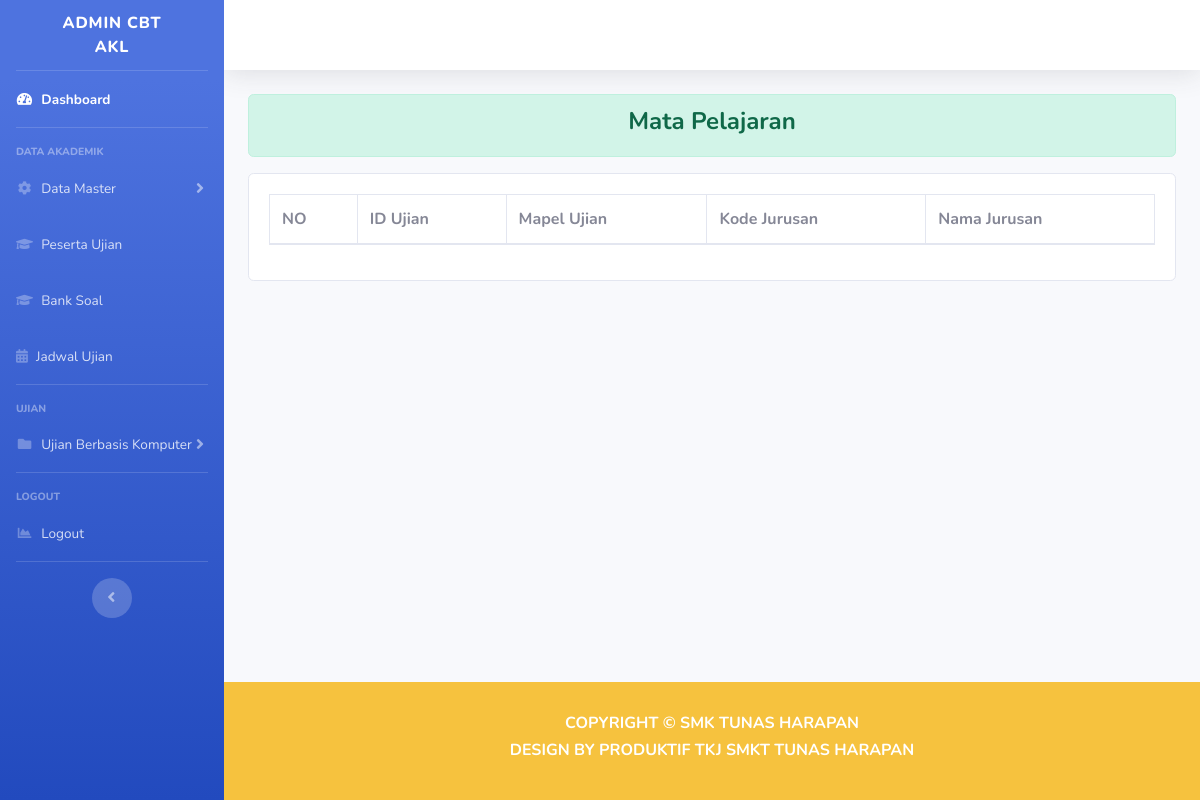
The page /index.php/dashboard_akl/mata_pelajaran on the database as committed earlier.
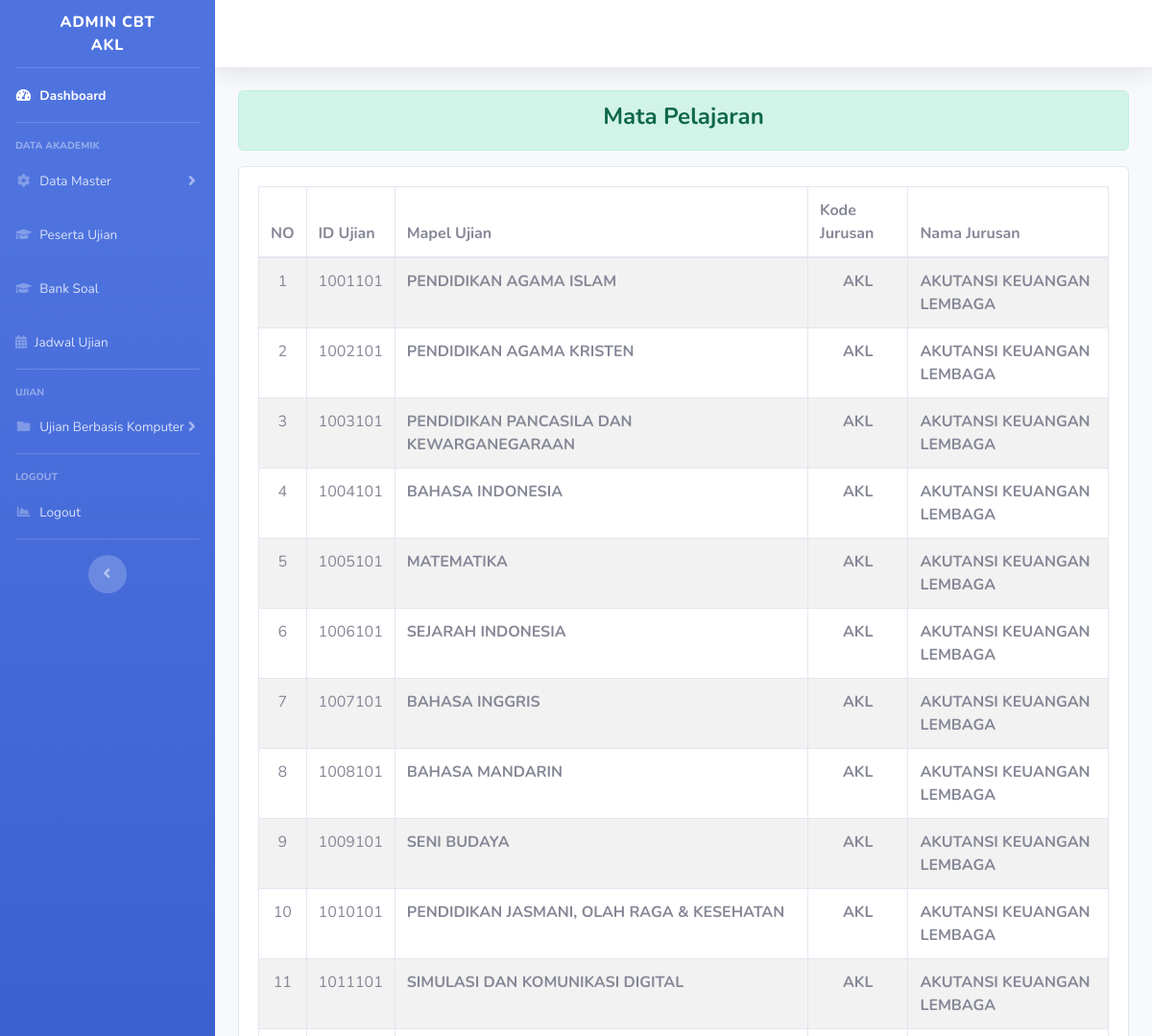
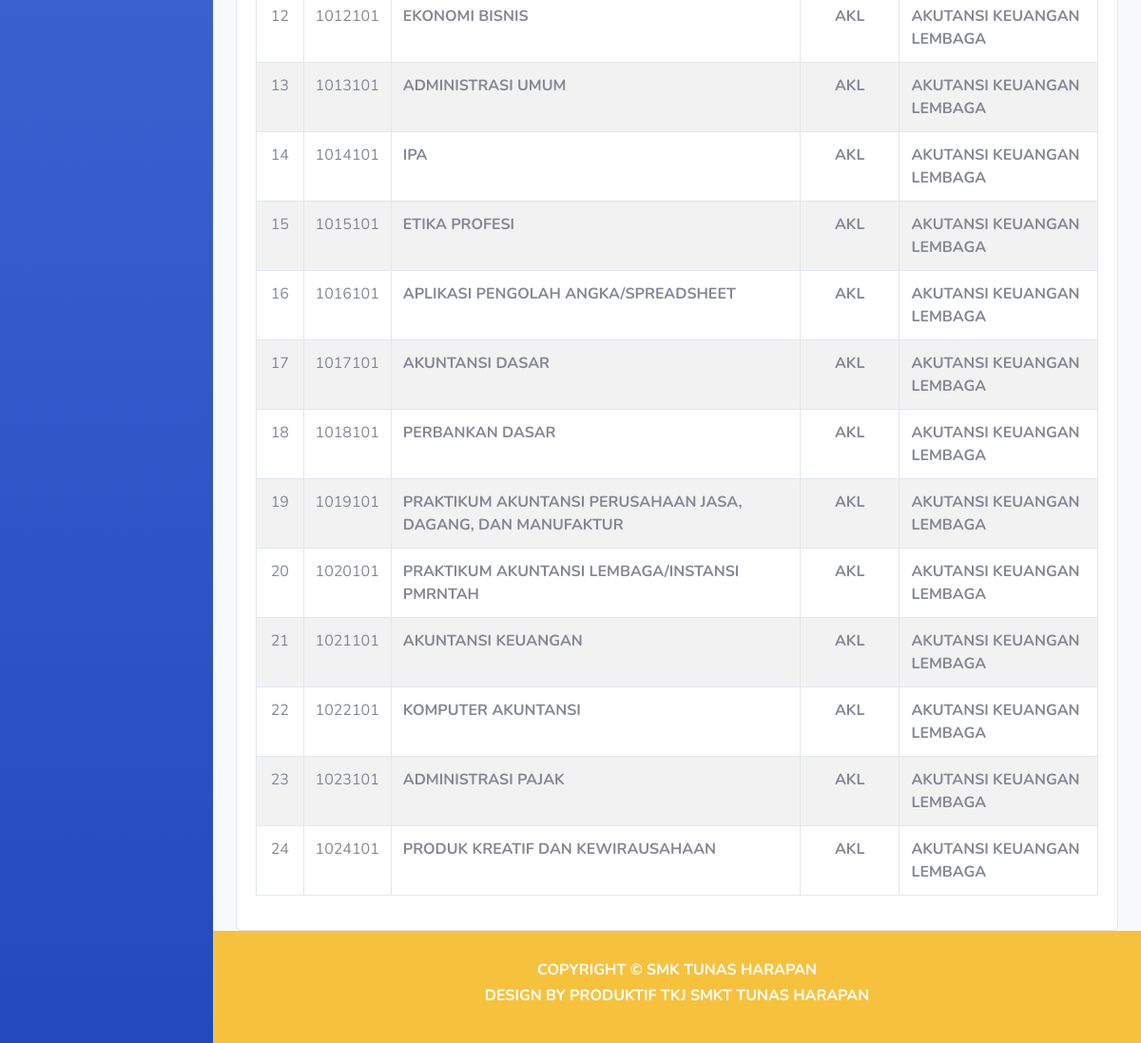
The same page on the database as committed later (2 pictures, top to bottom).
### tables this page shows
CREATE TABLE `a_mapel` (
  `id_mapel` int(18) NOT NULL,
  `nama_mapel` varchar(255) NOT NULL,
  `jurusan` varchar(16) NOT NULL
);

CREATE TABLE `a_jurusan` (
  `id` int(11) NOT NULL,
  `kode` varchar(8) NOT NULL,
  `jurusan` varchar(128) NOT NULL
);

### application/controllers/Dashboard_akl.php (called while the page is built, shortened)
<?php
class Dashboard_akl extends CI_Controller
{
    function __construct()
    {
        $this->load->model('Model_jurusan');
    }
    public function mata_pelajaran()
    {
        $isi['mapel'] = $this->Model_mapel->dataMapelAKL();
        $isi['content'] = 'AKL/tampilan_mata_pelajaran';
        $this->load->view('AKL/templates/header');
        $this->load->view('AKL/tampilan_dashboard', $isi);
        $this->load->view('AKL/templates/footer');
    }
}

### index.php (called while the page is built, shortened)
<?php
require_once BASEPATH.'core/CodeIgniter.php';

### application/models/Model_mapel.php (called while the page is built, shortened)
<?php
class Model_mapel extends CI_Model
{
    public function dataMapelAKL()
    {
        $sql = "SELECT a_mapel.*,a_jurusan.jurusan AS nama_jurusan FROM `a_mapel`
                INNER JOIN a_jurusan
                ON a_mapel.jurusan=a_jurusan.kode
                WHERE a_mapel.jurusan='AKL';";
        $query = $this->db->query($sql);
        return $query->result_array();
    }
}

### application/views/AKL/tampilan_mata_pelajaran.php (the view)
<div class="alert alert-success" role="alert">
    <h4 class="text-center font-weight-bold">Mata Pelajaran</h4>
</div>
<div class="row mt-2">
    <div class="col-md">
        <div class="card">
            <div class="card-body">
                <div class="table-responsive">
                    <table class="table table-striped table-bordered" id="dataTable" width="100%" cellspacing="0">
                        <thead>
                            <tr>
                                <th>NO</th>
                                <th>ID Ujian</th>
                                <th>Mapel Ujian</th>
                                <th>Kode Jurusan</th>
                                <th>Nama Jurusan</th>
                            </tr>
                        </thead>
                        <tbody>
                            <tr>
                                <?php
                                $no = 1;
                                foreach ($mapel as $row) {
                                ?>
                                    <td class="text-center"><?= $no++ ?></td>
                                    <td class="text-center"><?= $row['id_mapel'] ?></td>
                                    <td class="font-weight-bold "><?= $row['nama_mapel'] ?></td>
                                    <td class="font-weight-bold text-center"><?= $row['jurusan'] ?></td>
                                    <td class="font-weight-bold "><?= $row['nama_jurusan'] ?></td>
                            </tr>
                        <?php } ?>
                        </tbody>
                    </table>
                </div>
            </div>
        </div>
    </div>
</div>

Rows that differ between the two databases and show on the page:
added a_mapel: id_mapel "1001101", nama_mapel "PENDIDIKAN AGAMA ISLAM", jurusan "AKL", a_jurusan.jurusan "AKUTANSI KEUANGAN LEMBAGA"
added a_mapel: id_mapel "1002101", nama_mapel "PENDIDIKAN AGAMA KRISTEN", jurusan "AKL", a_jurusan.jurusan "AKUTANSI KEUANGAN LEMBAGA"
added a_mapel: id_mapel "1003101", nama_mapel "PENDIDIKAN PANCASILA DAN KEWARGANEGARAAN", jurusan "AKL", a_jurusan.jurusan "AKUTANSI KEUANGAN LEMBAGA"
added a_mapel: id_mapel "1004101", nama_mapel "BAHASA INDONESIA", jurusan "AKL", a_jurusan.jurusan "AKUTANSI KEUANGAN LEMBAGA"
added a_mapel: id_mapel "1005101", nama_mapel "MATEMATIKA", jurusan "AKL", a_jurusan.jurusan "AKUTANSI KEUANGAN LEMBAGA"
added a_mapel: id_mapel "1006101", nama_mapel "SEJARAH INDONESIA", jurusan "AKL", a_jurusan.jurusan "AKUTANSI KEUANGAN LEMBAGA"
added a_mapel: id_mapel "1007101", nama_mapel "BAHASA INGGRIS", jurusan "AKL", a_jurusan.jurusan "AKUTANSI KEUANGAN LEMBAGA"
added a_mapel: id_mapel "1008101", nama_mapel "BAHASA MANDARIN", jurusan "AKL", a_jurusan.jurusan "AKUTANSI KEUANGAN LEMBAGA"
added a_mapel: id_mapel "1009101", nama_mapel "SENI BUDAYA", jurusan "AKL", a_jurusan.jurusan "AKUTANSI KEUANGAN LEMBAGA"
added a_mapel: id_mapel "1010101", nama_mapel "PENDIDIKAN JASMANI, OLAH RAGA & KESEHATAN", jurusan "AKL", a_jurusan.jurusan "AKUTANSI KEUANGAN LEMBAGA"
added a_mapel: id_mapel "1011101", nama_mapel "SIMULASI DAN KOMUNIKASI DIGITAL", jurusan "AKL", a_jurusan.jurusan "AKUTANSI KEUANGAN LEMBAGA"
added a_mapel: id_mapel "1012101", nama_mapel "EKONOMI BISNIS", jurusan "AKL", a_jurusan.jurusan "AKUTANSI KEUANGAN LEMBAGA"
added a_mapel: id_mapel "1013101", nama_mapel "ADMINISTRASI UMUM", jurusan "AKL", a_jurusan.jurusan "AKUTANSI KEUANGAN LEMBAGA"
added a_mapel: id_mapel "1014101", nama_mapel "IPA", jurusan "AKL", a_jurusan.jurusan "AKUTANSI KEUANGAN LEMBAGA"
added a_mapel: id_mapel "1015101", nama_mapel "ETIKA PROFESI", jurusan "AKL", a_jurusan.jurusan "AKUTANSI KEUANGAN LEMBAGA"
added a_mapel: id_mapel "1016101", nama_mapel "APLIKASI PENGOLAH ANGKA/SPREADSHEET", jurusan "AKL", a_jurusan.jurusan "AKUTANSI KEUANGAN LEMBAGA"
added a_mapel: id_mapel "1017101", nama_mapel "AKUNTANSI DASAR", jurusan "AKL", a_jurusan.jurusan "AKUTANSI KEUANGAN LEMBAGA"
added a_mapel: id_mapel "1018101", nama_mapel "PERBANKAN DASAR", jurusan "AKL", a_jurusan.jurusan "AKUTANSI KEUANGAN LEMBAGA"
added a_mapel: id_mapel "1019101", nama_mapel "PRAKTIKUM AKUNTANSI PERUSAHAAN JASA, DAGANG, DAN MANUFAKTUR", jurusan "AKL", a_jurusan.jurusan "AKUTANSI KEUANGAN LEMBAGA"
added a_mapel: id_mapel "1020101", nama_mapel "PRAKTIKUM AKUNTANSI LEMBAGA/INSTANSI PMRNTAH", jurusan "AKL", a_jurusan.jurusan "AKUTANSI KEUANGAN LEMBAGA"
added a_mapel: id_mapel "1021101", nama_mapel "AKUNTANSI KEUANGAN", jurusan "AKL", a_jurusan.jurusan "AKUTANSI KEUANGAN LEMBAGA"
added a_mapel: id_mapel "1022101", nama_mapel "KOMPUTER AKUNTANSI", jurusan "AKL", a_jurusan.jurusan "AKUTANSI KEUANGAN LEMBAGA"
added a_mapel: id_mapel "1023101", nama_mapel "ADMINISTRASI PAJAK", jurusan "AKL", a_jurusan.jurusan "AKUTANSI KEUANGAN LEMBAGA"
added a_mapel: id_mapel "1024101", nama_mapel "PRODUK KREATIF DAN KEWIRAUSAHAAN", jurusan "AKL", a_jurusan.jurusan "AKUTANSI KEUANGAN LEMBAGA"
